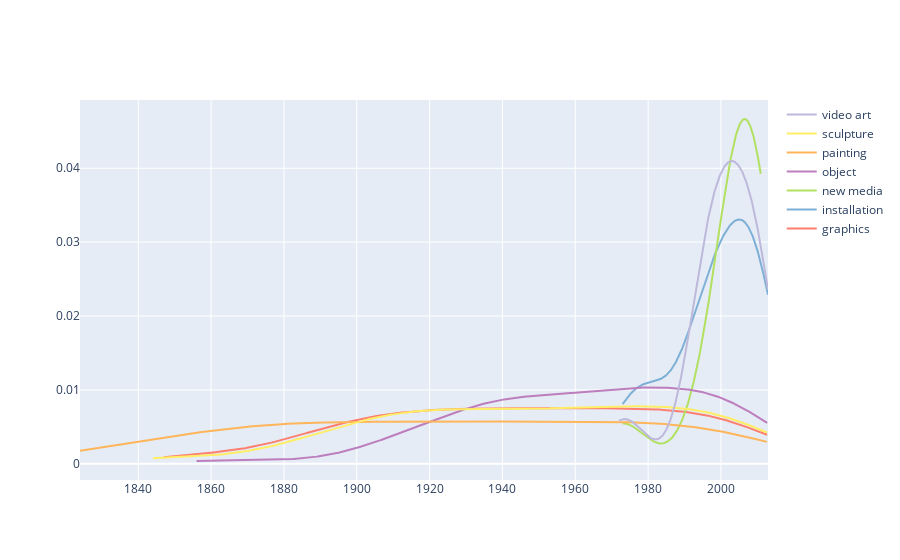

Notebook code for this chart:
### Code cell
fig2.show()

### Figure 1 — Plotly figure (JSON) as saved in the notebook; plotly's stock layout.template omitted (floating-point values rounded to 4 significant figures; data arrays with more than 128 entries replaced by an {"elided": "..."} marker saying what was removed)
{"data": [{"legendgroup": "graphics", "marker": {"color": "#fd7f6f"}, "mode": "lines", "name": "graphics", "showlegend": true, "type": "scatter", "x": {"elided": "500 float values"}, "xaxis": "x", "y": {"elided": "500 float values"}, "yaxis": "y"}, {"legendgroup": "installation", "marker": {"color": "#7eb0d5"}, "mode": "lines", "name": "installation", "showlegend": true, "type": "scatter", "x": {"elided": "500 float values"}, "xaxis": "x", "y": {"elided": "500 float values"}, "yaxis": "y"}, {"legendgroup": "new media", "marker": {"color": "#b2e061"}, "mode": "lines", "name": "new media", "showlegend": true, "type": "scatter", "x": {"elided": "500 float values"}, "xaxis": "x", "y": {"elided": "500 float values"}, "yaxis": "y"}, {"legendgroup": "object", "marker": {"color": "#bd7ebe"}, "mode": "lines", "name": "object", "showlegend": true, "type": "scatter", "x": {"elided": "500 float values"}, "xaxis": "x", "y": {"elided": "500 float values"}, "yaxis": "y"}, {"legendgroup": "painting", "marker": {"color": "#ffb55a"}, "mode": "lines", "name": "painting", "showlegend": true, "type": "scatter", "x": {"elided": "500 float values"}, "xaxis": "x", "y": {"elided": "500 float values"}, "yaxis": "y"}, {"legendgroup": "sculpture", "marker": {"color": "#ffee65"}, "mode": "lines", "name": "sculpture", "showlegend": true, "type": "scatter", "x": {"elided": "500 float values"}, "xaxis": "x", "y": {"elided": "500 float values"}, "yaxis": "y"}, {"legendgroup": "video art", "marker": {"color": "#beb9db"}, "mode": "lines", "name": "video art", "showlegend": true, "type": "scatter", "x": {"elided": "500 float values"}, "xaxis": "x", "y": {"elided": "500 float values"}, "yaxis": "y"}], "layout": {"barmode": "overlay", "hovermode": "closest", "legend": {"traceorder": "reversed"}, "xaxis": {"anchor": "y2", "domain": [0, 1], "zeroline": false}, "yaxis": {"anchor": "free", "domain": [0, 1], "position": 0}}}
